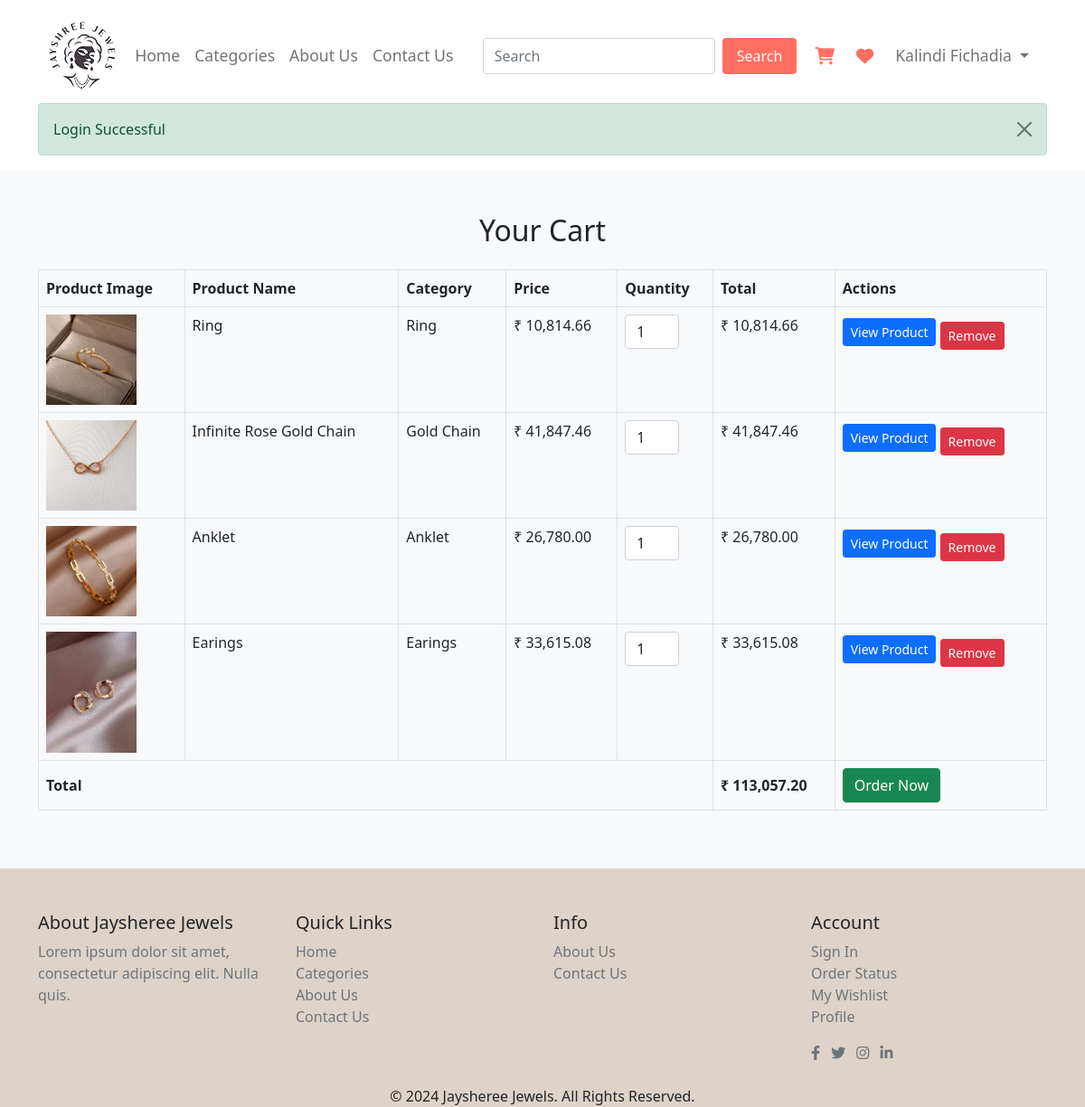
Page /user/cart.php (signed in) on the committed database.
### tables this page shows
CREATE TABLE `user_tbl` (
  `u_id` int(5) NOT NULL,
  `u_code` varchar(10) NOT NULL,
  `u_fullname` varchar(100) NOT NULL,
  `u_gender` varchar(10) NOT NULL,
  `u_email` varchar(100) NOT NULL,
  `u_mobile` varchar(10) NOT NULL,
  `u_address` varchar(500) NOT NULL,
  `u_city` varchar(30) NOT NULL,
  `u_state` varchar(30) NOT NULL,
  `u_pincode` varchar(6) NOT NULL,
  `u_password` varchar(12) NOT NULL,
  `u_image` varchar(200) NOT NULL,
  `u_status` varchar(20) NOT NULL,
  `u_role` varchar(10) NOT NULL
);

CREATE TABLE `product_tbl` (
  `p_id` int(10) NOT NULL,
  `p_code` varchar(10) NOT NULL,
  `p_name` varchar(100) NOT NULL,
  `p_c_code` varchar(10) NOT NULL,
  `p_type` varchar(30) NOT NULL,
  `p_gross_weight` decimal(10,3) NOT NULL,
  `p_diamond_weight` decimal(5,3) NOT NULL,
  `p_diamond_pices` int(5) NOT NULL,
  `p_purity` varchar(50) NOT NULL,
  `p_gold_weight` decimal(5,2) NOT NULL,
  `p_gold_price` decimal(10,2) NOT NULL,
  `p_diamond_price` decimal(10,2) NOT NULL,
  `p_making_charge` decimal(10,2) NOT NULL,
  `p_overhead_charges` decimal(10,2) NOT NULL,
  `p_base_price` decimal(10,2) NOT NULL,
  `p_tax` decimal(10,2) NOT NULL,
  `p_total_price` decimal(10,2) NOT NULL,
  `p_diamond_color` varchar(30) NOT NULL,
  `p_stock` int(5) NOT NULL,
  `p_discount` int(5) NOT NULL,
  `p_image` varchar(100) NOT NULL,
  `p_status` varchar(10) NOT NULL
);

CREATE TABLE `category_tbl` (
  `c_id` int(11) NOT NULL,
  `c_code` varchar(10) NOT NULL,
  `c_name` varchar(255) NOT NULL,
  `c_gender` varchar(10) NOT NULL,
  `c_image` varchar(255) DEFAULT NULL,
  `c_status` varchar(10) NOT NULL
);

### user/cart.php (the view, shortened to what this page needs)
<?php
include_once 'header.php';
include_once '../conn.php';
    ?>
<section class="cart-section py-5 bg-light">
    <div class="container">
        <h2 class="mb-4 text-center">Your Cart</h2>
        <form action="order.php" method="post" id="order-form">
            <div class="table-responsive">
                <table class="table table-bordered">
                    <thead>
                        <tr>
                            <th>Product Image</th>
                            <th>Product Name</th>
                            <th>Category</th>
                            <th>Price</th>
                            <th>Quantity</th>
                            <th>Total</th>
                            <th>Actions</th>
                        </tr>
                    </thead>
                    <tbody>
                        <?php
                        $grandTotal = 0;
                        if (isset($_SESSION['user_username'])) {
                            $email = $_SESSION['user_username'];
                            $q = "SELECT * FROM product_tbl P
                                  INNER JOIN category_tbl C ON P.p_c_code = C.c_code
                                  WHERE p_code IN (SELECT ct_p_code FROM cart_tbl WHERE ct_username = '$email')";
                            $result = mysqli_query($con, $q);
                            while ($r = mysqli_fetch_assoc($result)) {
                                $price = $r['p_total_price'];
                                $quantity = 1;
                                $rowTotal = $price * $quantity;
                                $grandTotal += $rowTotal;
                                ?>
                                <tr>
                                    <td><img src="<?php echo $r['p_image']; ?>" class="img-fluid" alt="<?php echo $r['p_name']; ?>" width="100"></td>
                                    <td><?php echo $r['p_name']; ?></td>
                                    <td><?php echo $r['c_name']; ?></td>
                                    <td>₹ <?php echo number_format($price, 2); ?></td>
                                    <td>
                                        <input type="number" name="quantity[]" class="form-control quantity" style="width: 60px;" value="1" min="1"
                                               data-price="<?php echo $price; ?>" data-code="<?php echo $r['p_code']; ?>" />
                                    </td>
                                    <td class="row-total">₹ <?php echo number_format($rowTotal, 2); ?></td>
                                    <td>
                                        <a href="single-product.php?p_code=<?php echo $r['p_code']; ?>" class="btn btn-primary btn-sm">View Product</a>
                                        <a href="cart.php?remove_id=<?php echo $r['p_code']; ?>" class="btn btn-danger btn-sm mt-2"
                                           onclick="return confirm('Are you sure you want to remove this item?');">Remove</a>
                                    </td>
                                </tr>
                            <?php }
                        } ?>
                    </tbody>
                    <tfoot>
                        <tr>
                            <td colspan="5" class="text-right"><strong>Total</strong></td>
                            <td id="grand-total"><strong>₹ <?php echo number_format($grandTotal, 2); ?></strong></td>
                            <td><button type="submit" class="btn btn-success">Order Now</button></td>
                        </tr>
                    </tfoot>
                </table>
            </div>
        </form>
    </div>
</section>
<?php include_once('footer.php'); ?>

### user/header.php (shortened to what this page needs)
<?php
include_once "../conn.php";
        ?>
<!DOCTYPE html>
<html lang="en">
<head>
    <link rel="stylesheet" href="../css/bootstrap.min.css">
    <link rel="stylesheet" href="../css/user_style.css">
    <link rel="stylesheet" href="https://cdnjs.cloudflare.com/ajax/libs/font-awesome/6.0.0-beta3/css/all.min.css">
</head>
<body class="d-flex flex-column min-vh-100">
    <header>
        <div class="container flex-grow-1">
            <nav class="navbar navbar-expand-lg navbar-light pt-4">
                <div class="container">
                    <a href="index.php"><img src="../images/logo1.png" alt="Jayshree Jewels" class="img-fluid"></a>
                    <div class="collapse navbar-collapse" id="navbarNav">
                        <ul class="navbar-nav mx-auto">
                            <li class="nav-item">
                                <a class="nav-link" href="index.php" data-page="home">Home</a>
                            </li>
                            <li class="nav-item">
                                <a class="nav-link" href="category.php" data-page="categories">Categories</a>
                            </li>
                            <li class="nav-item">
                                <a class="nav-link" href="aboutUs.php" data-page="about">About Us</a>
                            </li>
                            <li class="nav-item">
                                <a class="nav-link" href="contactUs.php" data-page="contact">Contact Us</a>
                            </li>
                        </ul>
                        <form class="d-flex ms-auto" action="search.php" method="GET">
                            <input class="form-control me-2" type="search" placeholder="Search" aria-label="Search"
                                name="search">
                            <button class="buy-now" type="submit">Search</button>
                        </form>
                        <ul class="navbar-nav ms-auto d-flex align-items-center">
                            <li class="nav-item nav-icons">
                                <a class="nav-link" href="cart.php">
                                    <i class="fas fa-shopping-cart"></i>
                                </a>
                            </li>
                            <li class="nav-item nav-icons">
                                <a class="nav-link" href="wishlist.php">
                                    <i class="fas fa-heart"></i>
                                </a>
                            </li>
                            <li class="nav-item dropdown">
                                <?php
                                if (isset($_SESSION['user_username'])) {
                                    $email = $_SESSION['user_username'];
                                    $q = "select * from user_tbl where u_email='$email'";
                                    $result = mysqli_query($con, $q);
                                    if (mysqli_num_rows($result)) {
                                        $r = mysqli_fetch_assoc($result)
                                            ?>
                                        <a class="nav-link dropdown-toggle" href="#" id="navbarDropdown" role="button"
                                            data-bs-toggle="dropdown" aria-expanded="false">
                                            <?php echo $r['u_fullname']; ?>
                                        </a>
                                        <?php
                                    }
                                } else {
                                    ?>
                                <li class="nav-item">
                                    <a class="nav-link" href="../signin.php">signin</a>
                                </li>
                                <?php
                                }
                                ?>
                            </li>
                        </ul>
                    </div>
                </div>
            </nav>
        </div>
    </header>
    <div class="container">
        <div class="row">
            <div class="col-12">
                <?php
                if (isset($_COOKIE['success'])) {
                    ?>
                    <div class="alert alert-success alert-dismissible fade show" role="alert">
                        <strong></strong> <?php echo $_COOKIE['success']; ?>
                        <button type="button" class="btn-close" data-dismiss="alert" aria-label="Close">
                        </button>
                    </div>
                    <?php
                }
                    ?>
            </div>
        </div>
    </div>

### css/user_style.css (style rules this page uses)
body { overflow-x: hidden; }
.navbar-nav { white-space: nowrap; }
.nav-icons .nav-link { display: flex; align-items: center; padding: 0.5rem 1rem; }
.nav-icons .nav-link i { font-size: 1.2rem; margin-right: 0.5rem; color: #ff6f61; }
.navbar { padding: 15px 0; }
.navbar-nav .nav-link { color: #6b5841; font-size: 1.1em; padding: 0 20px; }
.navbar-nav .nav-link.active { color: #a47b61; font-weight: bold; }
.buy-now { background-color: #ff6f61; color: #fff; padding: 0.5rem 1rem; border: none; border-radius: 4px; cursor: pointer; font-size: 1rem; transition: background-color 0.3s; }
body { display: flex; flex-direction: column; min-height: 100vh; }

### rows in the picture
user_tbl: u_fullname "Kalindi Fichadia"
product_tbl: p_image (picture), p_name "Ring", category_tbl.c_name "Ring", p_total_price "10,814.66"
product_tbl: p_image (picture), p_name "Infinite Rose Gold Chain", category_tbl.c_name "Gold Chain", p_total_price "41,847.46"
product_tbl: p_image (picture), p_name "Anklet", category_tbl.c_name "Anklet", p_total_price "26,780.00"
product_tbl: p_image (picture), p_name "Earings", category_tbl.c_name "Earings", p_total_price "33,615.08"

### other values in the picture
$_COOKIE['success'] "Login Successful"
$grandTotal "113,057.20"
